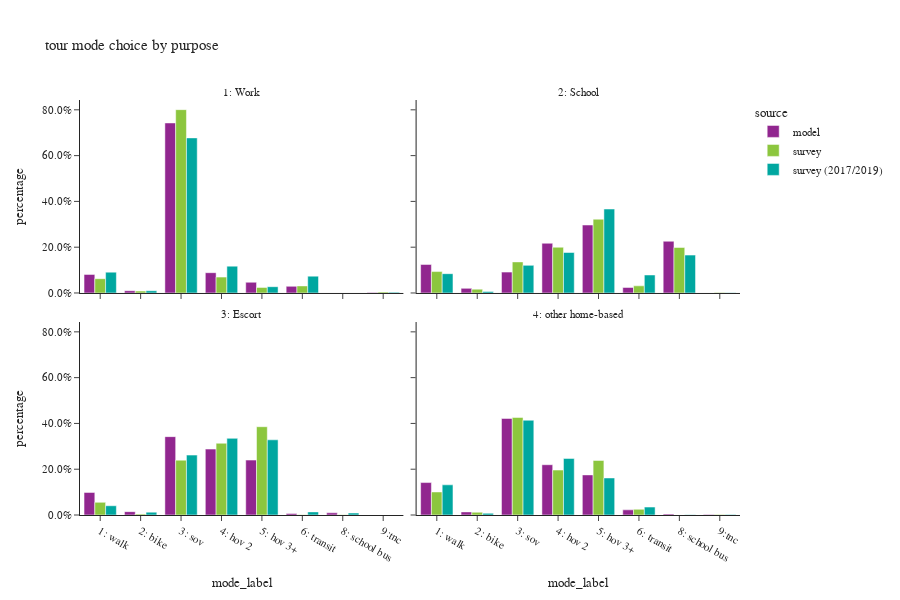

Notebook code cell kept with this figure:
### Code cell
plot_mode_choice(df_trip,"tour mode choice by purpose")

### Figure 1 — Plotly figure (JSON) as saved in the notebook; plotly's stock layout.template omitted (floating-point values rounded to 4 significant figures)
{"data": [{"alignmentgroup": "True", "customdata": [[2295], [281], [21018], [2508], [1324], [821], [53]], "hovertemplate": "source=model<br>dpurp_label=1: Work<br>mode_label=%{x}<br>percentage=%{y}<br>sample count=%{customdata[0]}<extra></extra>", "legendgroup": "model", "marker": {"color": "#91268F", "pattern": {"shape": ""}}, "name": "model", "offsetgroup": "model", "orientation": "v", "showlegend": true, "textposition": "auto", "type": "bar", "x": ["1: walk", "2: bike", "3: sov", "4: hov 2", "5: hov 3+", "6: transit", "9:tnc"], "xaxis": "x3", "y": [0.0811, 0.009929, 0.7427, 0.08862, 0.04678, 0.02901, 0.001873], "yaxis": "y3"}, {"alignmentgroup": "True", "customdata": [[781], [126], [571], [1361], [1860], [151], [1416]], "hovertemplate": "source=model<br>dpurp_label=2: School<br>mode_label=%{x}<br>percentage=%{y}<br>sample count=%{customdata[0]}<extra></extra>", "legendgroup": "model", "marker": {"color": "#91268F", "pattern": {"shape": ""}}, "name": "model", "offsetgroup": "model", "orientation": "v", "showlegend": false, "textposition": "auto", "type": "bar", "x": ["1: walk", "2: bike", "3: sov", "4: hov 2", "5: hov 3+", "6: transit", "8: school bus"], "xaxis": "x4", "y": [0.1246, 0.02011, 0.09113, 0.2172, 0.2968, 0.0241, 0.226], "yaxis": "y4"}, {"alignmentgroup": "True", "customdata": [[1932], [286], [6708], [5642], [4700], [130], [188], [10]], "hovertemplate": "source=model<br>dpurp_label=3: Escort<br>mode_label=%{x}<br>percentage=%{y}<br>sample count=%{customdata[0]}<extra></extra>", "legendgroup": "model", "marker": {"color": "#91268F", "pattern": {"shape": ""}}, "name": "model", "offsetgroup": "model", "orientation": "v", "showlegend": false, "textposition": "auto", "type": "bar", "x": ["1: walk", "2: bike", "3: sov", "4: hov 2", "5: hov 3+", "6: transit", "8: school bus", "9:tnc"], "xaxis": "x", "y": [0.09859, 0.01459, 0.3423, 0.2879, 0.2398, 0.006634, 0.009594, 0.0005103], "yaxis": "y"}, {"alignmentgroup": "True", "customdata": [[8647], [829], [25733], [13398], [10688], [1372], [238], [111]], "hovertemplate": "source=model<br>dpurp_label=4: other home-based<br>mode_label=%{x}<br>percentage=%{y}<br>sample count=%{customdata[0]}<extra></extra>", "legendgroup": "model", "marker": {"color": "#91268F", "pattern": {"shape": ""}}, "name": "model", "offsetgroup": "model", "orientation": "v", "showlegend": false, "textposition": "auto", "type": "bar", "x": ["1: walk", "2: bike", "3: sov", "4: hov 2", "5: hov 3+", "6: transit", "8: school bus", "9:tnc"], "xaxis": "x2", "y": [0.1417, 0.01359, 0.4217, 0.2196, 0.1752, 0.02249, 0.003901, 0.001819], "yaxis": "y2"}, {"alignmentgroup": "True", "customdata": [[332], [134], [1562], [140], [57], [254], [11]], "hovertemplate": "source=survey<br>dpurp_label=1: Work<br>mode_label=%{x}<br>percentage=%{y}<br>sample count=%{customdata[0]}<extra></extra>", "legendgroup": "survey", "marker": {"color": "#8CC63E", "pattern": {"shape": ""}}, "name": "survey", "offsetgroup": "survey", "orientation": "v", "showlegend": true, "textposition": "auto", "type": "bar", "x": ["1: walk", "2: bike", "3: sov", "4: hov 2", "5: hov 3+", "6: transit", "9:tnc"], "xaxis": "x3", "y": [0.06234, 0.008362, 0.8008, 0.06925, 0.02435, 0.03082, 0.004113], "yaxis": "y3"}, {"alignmentgroup": "True", "customdata": [[94], [27], [57], [155], [173], [32], [135], [1]], "hovertemplate": "source=survey<br>dpurp_label=2: School<br>mode_label=%{x}<br>percentage=%{y}<br>sample count=%{customdata[0]}<extra></extra>", "legendgroup": "survey", "marker": {"color": "#8CC63E", "pattern": {"shape": ""}}, "name": "survey", "offsetgroup": "survey", "orientation": "v", "showlegend": false, "textposition": "auto", "type": "bar", "x": ["1: walk", "2: bike", "3: sov", "4: hov 2", "5: hov 3+", "6: transit", "8: school bus", "9:tnc"], "xaxis": "x4", "y": [0.09349, 0.0166, 0.1357, 0.1998, 0.3223, 0.03121, 0.1987, 0.002154], "yaxis": "y4"}, {"alignmentgroup": "True", "customdata": [[151], [32], [404], [545], [460], [8], [4]], "hovertemplate": "source=survey<br>dpurp_label=3: Escort<br>mode_label=%{x}<br>percentage=%{y}<br>sample count=%{customdata[0]}<extra></extra>", "legendgroup": "survey", "marker": {"color": "#8CC63E", "pattern": {"shape": ""}}, "name": "survey", "offsetgroup": "survey", "orientation": "v", "showlegend": false, "textposition": "auto", "type": "bar", "x": ["1: walk", "2: bike", "3: sov", "4: hov 2", "5: hov 3+", "6: transit", "8: school bus"], "xaxis": "x", "y": [0.05522, 0.0039, 0.2396, 0.3134, 0.3856, 0.001245, 0.00102], "yaxis": "y"}, {"alignmentgroup": "True", "customdata": [[1559], [199], [2884], [1447], [790], [272], [5], [19]], "hovertemplate": "source=survey<br>dpurp_label=4: other home-based<br>mode_label=%{x}<br>percentage=%{y}<br>sample count=%{customdata[0]}<extra></extra>", "legendgroup": "survey", "marker": {"color": "#8CC63E", "pattern": {"shape": ""}}, "name": "survey", "offsetgroup": "survey", "orientation": "v", "showlegend": false, "textposition": "auto", "type": "bar", "x": ["1: walk", "2: bike", "3: sov", "4: hov 2", "5: hov 3+", "6: transit", "8: school bus", "9:tnc"], "xaxis": "x2", "y": [0.1006, 0.01206, 0.4262, 0.1962, 0.2383, 0.0248, 9.429e-05, 0.001664], "yaxis": "y2"}, {"alignmentgroup": "True", "customdata": [[1475], [239], [3503], [595], [191], [1474], [12], [91]], "hovertemplate": "source=survey (2017/2019)<br>dpurp_label=1: Work<br>mode_label=%{x}<br>percentage=%{y}<br>sample count=%{customdata[0]}<extra></extra>", "legendgroup": "survey (2017/2019)", "marker": {"color": "#00A7A0", "pattern": {"shape": ""}}, "name": "survey (2017/2019)", "offsetgroup": "survey (2017/2019)", "orientation": "v", "showlegend": true, "textposition": "auto", "type": "bar", "x": ["1: walk", "2: bike", "3: sov", "4: hov 2", "5: hov 3+", "6: transit", "8: school bus", "9:tnc"], "xaxis": "x3", "y": [0.09107, 0.009899, 0.6774, 0.1173, 0.02744, 0.07351, 0.0002442, 0.003194], "yaxis": "y3"}, {"alignmentgroup": "True", "customdata": [[207], [44], [123], [288], [289], [186], [173], [9]], "hovertemplate": "source=survey (2017/2019)<br>dpurp_label=2: School<br>mode_label=%{x}<br>percentage=%{y}<br>sample count=%{customdata[0]}<extra></extra>", "legendgroup": "survey (2017/2019)", "marker": {"color": "#00A7A0", "pattern": {"shape": ""}}, "name": "survey (2017/2019)", "offsetgroup": "survey (2017/2019)", "orientation": "v", "showlegend": false, "textposition": "auto", "type": "bar", "x": ["1: walk", "2: bike", "3: sov", "4: hov 2", "5: hov 3+", "6: transit", "8: school bus", "9:tnc"], "xaxis": "x4", "y": [0.08427, 0.006547, 0.1206, 0.1767, 0.3666, 0.07866, 0.1654, 0.001103], "yaxis": "y4"}, {"alignmentgroup": "True", "customdata": [[176], [30], [568], [843], [579], [52], [4], [4]], "hovertemplate": "source=survey (2017/2019)<br>dpurp_label=3: Escort<br>mode_label=%{x}<br>percentage=%{y}<br>sample count=%{customdata[0]}<extra></extra>", "legendgroup": "survey (2017/2019)", "marker": {"color": "#00A7A0", "pattern": {"shape": ""}}, "name": "survey (2017/2019)", "offsetgroup": "survey (2017/2019)", "orientation": "v", "showlegend": false, "textposition": "auto", "type": "bar", "x": ["1: walk", "2: bike", "3: sov", "4: hov 2", "5: hov 3+", "6: transit", "8: school bus", "9:tnc"], "xaxis": "x", "y": [0.04037, 0.01248, 0.2616, 0.3348, 0.3284, 0.01366, 0.00861, 5.067e-05], "yaxis": "y"}, {"alignmentgroup": "True", "customdata": [[4189], [236], [4951], [2858], [1454], [1067], [18], [81]], "hovertemplate": "source=survey (2017/2019)<br>dpurp_label=4: other home-based<br>mode_label=%{x}<br>percentage=%{y}<br>sample count=%{customdata[0]}<extra></extra>", "legendgroup": "survey (2017/2019)", "marker": {"color": "#00A7A0", "pattern": {"shape": ""}}, "name": "survey (2017/2019)", "offsetgroup": "survey (2017/2019)", "orientation": "v", "showlegend": false, "textposition": "auto", "type": "bar", "x": ["1: walk", "2: bike", "3: sov", "4: hov 2", "5: hov 3+", "6: transit", "8: school bus", "9:tnc"], "xaxis": "x2", "y": [0.1318, 0.007506, 0.4139, 0.2471, 0.1618, 0.03463, 0.0009698, 0.002284], "yaxis": "y2"}], "layout": {"annotations": [{"font": {}, "showarrow": false, "text": "3: Escort", "x": 0.245, "xanchor": "center", "xref": "paper", "y": 0.465, "yanchor": "bottom", "yref": "paper"}, {"font": {}, "showarrow": false, "text": "4: other home-based", "x": 0.755, "xanchor": "center", "xref": "paper", "y": 0.465, "yanchor": "bottom", "yref": "paper"}, {"font": {}, "showarrow": false, "text": "1: Work", "x": 0.245, "xanchor": "center", "xref": "paper", "y": 1.0, "yanchor": "bottom", "yref": "paper"}, {"font": {}, "showarrow": false, "text": "2: School", "x": 0.755, "xanchor": "center", "xref": "paper", "y": 1.0, "yanchor": "bottom", "yref": "paper"}], "barmode": "group", "font": {"size": 11}, "height": 600, "legend": {"title": {"text": "source"}, "tracegroupgap": 0}, "title": {"text": "tour mode choice by purpose"}, "width": 900, "xaxis": {"anchor": "y", "categoryorder": "category ascending", "domain": [0.0, 0.49], "dtick": 1, "title": {"text": "mode_label"}}, "xaxis2": {"anchor": "y2", "domain": [0.51, 1.0], "matches": "x", "title": {"text": "mode_label"}}, "xaxis3": {"anchor": "y3", "domain": [0.0, 0.49], "matches": "x", "showticklabels": false}, "xaxis4": {"anchor": "y4", "domain": [0.51, 1.0], "matches": "x", "showticklabels": false}, "yaxis": {"anchor": "x", "domain": [0.0, 0.465], "tickformat": ".1%", "title": {"text": "percentage"}}, "yaxis2": {"anchor": "x2", "domain": [0.0, 0.465], "matches": "y", "showticklabels": false, "tickformat": ".1%"}, "yaxis3": {"anchor": "x3", "domain": [0.535, 1.0], "matches": "y", "tickformat": ".1%", "title": {"text": "percentage"}}, "yaxis4": {"anchor": "x4", "domain": [0.535, 1.0], "matches": "y", "showticklabels": false, "tickformat": ".1%"}}}
